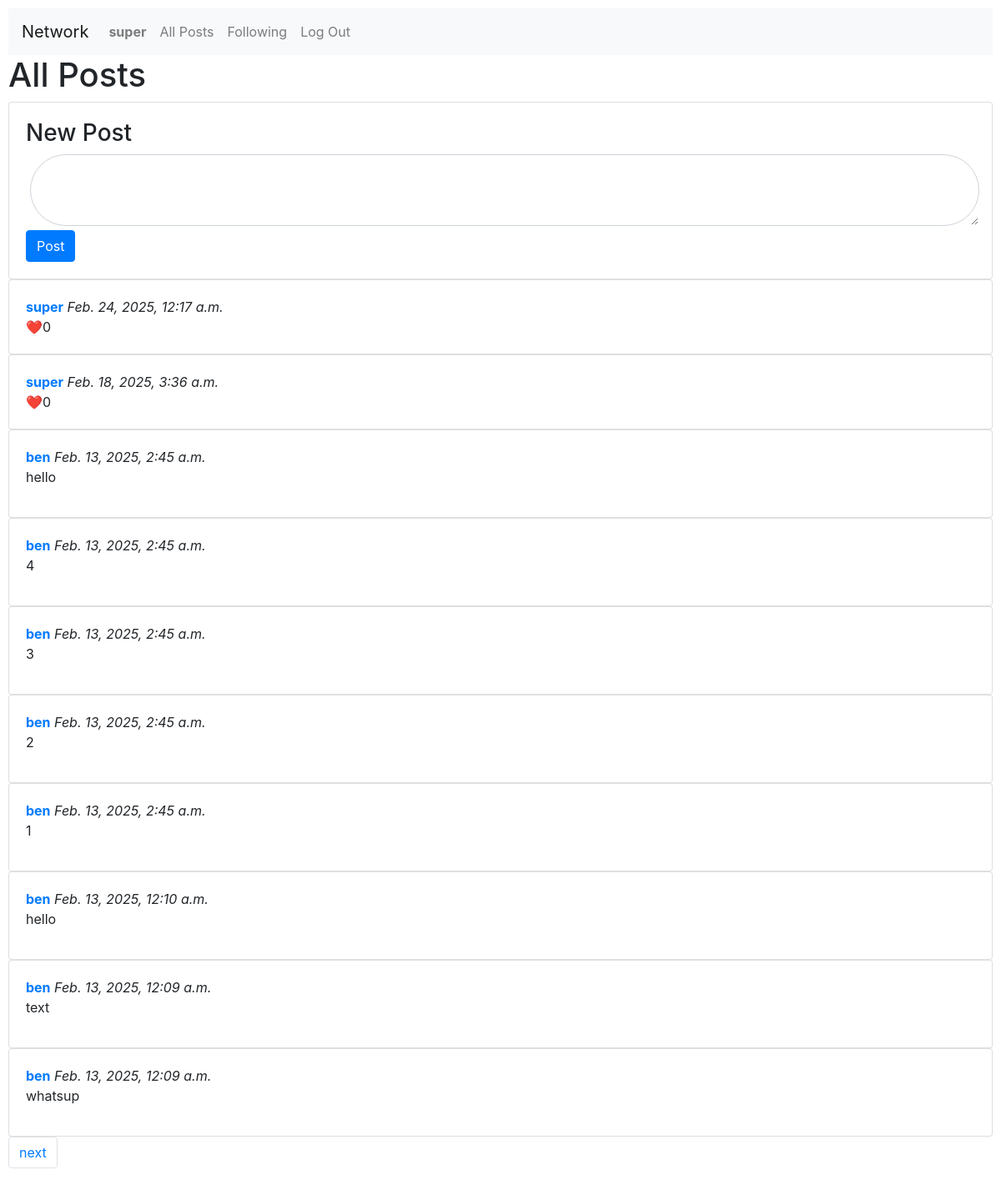
/ (signed in), run on the app's committed database.
### network/models.py (models this page shows)
class User(AbstractUser):
    user_followers = models.ManyToManyField('Follow')

class Post(models.Model):
    user = models.ForeignKey(User, on_delete=models.CASCADE)
    text = models.CharField(max_length=256, blank=False, null=False)
    likes = models.ManyToManyField(User, through="Like", blank=True, related_name="liked_posts")
    timestamp = models.DateTimeField(auto_now_add=True)

### network/views.py (the view)
# urls.py: path("", views.index, name="index"),
def index(request):
    posts = Post.objects.order_by('-timestamp').values()
    if request.user.is_authenticated:
        for post in posts:
            post["user"] = User.objects.get(pk=post.get("user_id")).username
            post["likes"] = Post.objects.get(pk=post.get("id")).likes.count()
            post_object = Post.objects.get(pk=post["id"])
            try:
                like = Like.objects.get(
                    user=request.user,
                    post=post_object
                )
            except Like.DoesNotExist:
                post["liked"] = False
            else:
                post["liked"] = True
    else:
        for post in posts:
            post["user"] = User.objects.get(pk=post.get("user_id")).username
            post["likes"] = Post.objects.get(pk=post.get("id")).likes.count()
    paginator = Paginator(posts, 10)
    page_number = request.GET.get("page")
    page_obj = paginator.get_page(page_number)
    return render(request, "network/index.html", {
        "page": page_obj
    })

### network/templates/network/index.html (shortened to what this page needs)
{% extends "network/layout.html" %}
{% block body %}
    <h1>All Posts</h1>
    {% if user.is_authenticated %}
        <div class="card">
            <div class="card-body">
                <h3>New Post</h3>
                <form action="{% url 'post' %}" method="POST">
                    <textarea class="round form-control" name="text"></textarea>
                    <button class="btn btn-primary" value="submint">Post</button>
                </form>
            </div>
        </div>
    {% endif %}
    {% for post in page %}
        <div class="card">
            <div class="card-body" id="post-{{ post.id }}">
                <a href="{% url 'profile' username=post.user %}"><strong>{{ post.user }}</strong></a>
                <i>{{ post.timestamp }}</i>
                {% if user.username == post.user %}
                    ❤️{{ post.likes }}
                {% else %}
                    <p>{{ post.text }}</p>
                {% endif %}
            </div>
        </div>
    {% endfor %}
    <nav>
        <ul class="pagination">
            {% if page.has_next %}
            <li class="page-item"><a class="page-link" href="?page={{ page.next_page_number }}">next</a></li>
            {% endif %}
        </ul>
    </nav>
{% endblock %}

### network/templates/network/layout.html (shortened to what this page needs)
{% load static %}
<!DOCTYPE html>
<html lang="en">
    <head>
        <link rel="stylesheet" href="https://stackpath.bootstrapcdn.com/bootstrap/4.4.1/css/bootstrap.min.css">
        <link href="{% static 'network/styles.css' %}" rel="stylesheet">
    </head>
    <body>
        <nav class="navbar navbar-expand-lg navbar-light bg-light">
            <a class="navbar-brand" href="#">Network</a>
            <div>
              <ul class="navbar-nav mr-auto">
                {% if user.is_authenticated %}
                    <li class="nav-item">
                        <a class="nav-link" href="#"><strong>{{ user.username }}</strong></a>
                    </li>
                {% endif %}
                <li class="nav-item">
                  <a class="nav-link" href="{% url 'index' %}">All Posts</a>
                </li>
                {% if user.is_authenticated %}
                    <li class="nav-item">
                        <a class="nav-link" href="{% url 'following' %}">Following</a>
                    </li>
                    <li class="nav-item">
                        <a class="nav-link" href="{% url 'logout' %}">Log Out</a>
                    </li>
                {% endif %}
              </ul>
            </div>
          </nav>
        <div class="body">
            {% block body %}
            {% endblock %}
        </div>
    </body>
</html>

### network/static/network/styles.css (style rules this page uses)
body { padding: 10px; }
.round { border-radius: 50px; margin: 5px; text-align: center; font-size: 1.5rem; }

### data on the page
User: username "super"
Post: user "super", timestamp "Feb. 24, 2025, 12:17 a.m.", likes "0"
Post: user "super", timestamp "Feb. 18, 2025, 3:36 a.m.", likes "0"
Post: user "ben", timestamp "Feb. 13, 2025, 2:45 a.m.", text "hello"
Post: user "ben", timestamp "Feb. 13, 2025, 2:45 a.m.", text "4"
Post: user "ben", timestamp "Feb. 13, 2025, 2:45 a.m.", text "3"
Post: user "ben", timestamp "Feb. 13, 2025, 2:45 a.m.", text "2"
Post: user "ben", timestamp "Feb. 13, 2025, 2:45 a.m.", text "1"
Post: user "ben", timestamp "Feb. 13, 2025, 12:10 a.m.", text "hello"
Post: user "ben", timestamp "Feb. 13, 2025, 12:09 a.m.", text "text"
Post: user "ben", timestamp "Feb. 13, 2025, 12:09 a.m.", text "whatsup"
